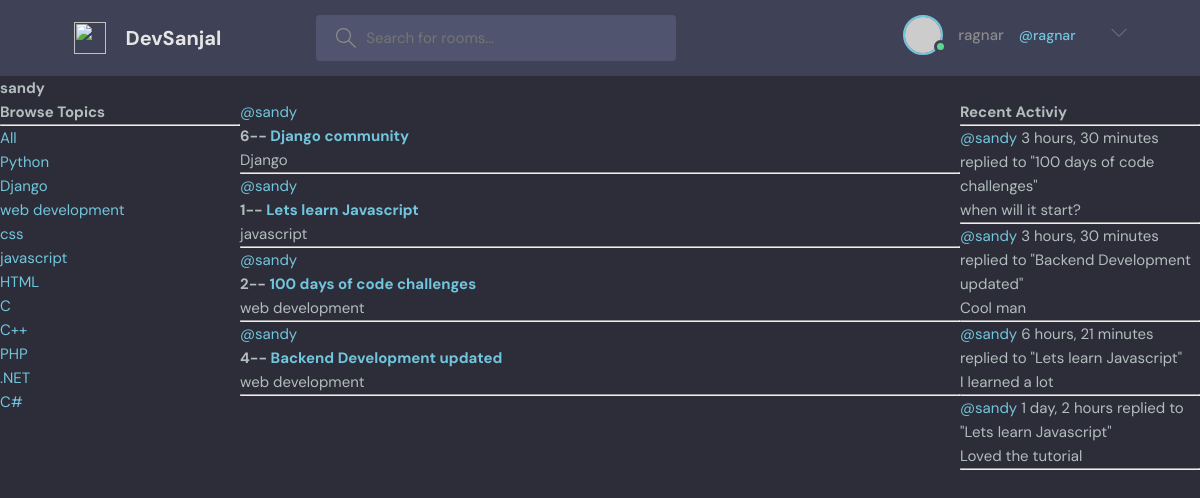
The app's page /profile/1 (signed in) with its own data.
### base/models.py (models this page shows, shortened)
class Topic(models.Model):
    name = models.CharField(max_length=256)

class Room(models.Model):
    host = models.ForeignKey(User, on_delete=models.SET_NULL, null=True)
    topic = models.ForeignKey(Topic, on_delete=models.SET_NULL, null=True)
    name = models.CharField(max_length=256)
    description = models.TextField(null=True, blank=True)
    participants = models.ManyToManyField(User, related_name='participants', blank=True)
    updated = models.DateTimeField(auto_now=True)
    created = models.DateTimeField(auto_now_add=True)
    class Meta:
        ordering = ['-updated', '-created']
    def __str__(self):
        return self.name

class Message(models.Model):
    user = models.ForeignKey(User,on_delete=models.CASCADE)
    room = models.ForeignKey(Room, on_delete=models.CASCADE)
    body = models.TextField()
    updated = models.DateTimeField(auto_now=True)
    created = models.DateTimeField(auto_now_add=True)
    class Meta:
        ordering = ['-updated', '-created']
    def __str__(self):
        return self.body[0:50]

### base/views.py (the view)
# urls.py: path('profile/<str:pk>', views.userProfile, name="user-profile"),
def userProfile(request,pk):
    user = User.objects.get(id=pk)
    rooms = user.room_set.all()
    room_messages = user.message_set.all()
    topics = Topic.objects.all()
    context = {'user':user,'rooms':rooms, 'room_messages':room_messages,'topics':topics}
    return render(request, 'base/profile.html', context)

### base/templates/base/profile.html (shortened to what this page needs)
{% extends 'main.html' %}
{% block content %}
    <h1>{{user.username}}</h1>
    <div class="profile-container">
        <div>
            {% include 'base/topics_component.html' %}
        </div>
        <div>
            {% include 'base/feed_component.html' %}
        </div>
        <div>
            {% include 'base/activity_component.html' %}
        </div>
    </div>
{%endblock content %}

### templates/nav.html (shortened to what this page needs)
<header class="header header--loggedIn">
    <div class="container">
      <a href="{% url 'home' %}" class="header__logo">
        <img src="static 'assets/logo.svg'" />
        <h1>DevSanjal</h1>
      </a>
      <form method="GET" class="header__search" action="{% url 'home' %}">
        <label>
          <input name="q" placeholder="Search for rooms..." />
        </label>
      </form>
      <nav class="header__menu">
        {% if request.user.is_authenticated %}
        <div class="header__user">
          <a href="profile.html">
            <div class="avatar avatar--medium active">
              <img src="https://randomuser.me/api/portraits/men/37.jpg" />
            </div>
            <p>{{request.user.username}}</p><span>@{{request.user.username}}</span></p>
          </a>
          <button class="dropdown-button">
            <svg version="1.1" xmlns="http://www.w3.org/2000/svg" width="32" height="32" viewBox="0 0 32 32">
              <title>chevron-down</title>
              <path d="M16 21l-13-13h-3l16 16 16-16h-3l-13 13z"></path>
            </svg>
          </button>
        </div>
        {% else %}
       <a href="{% url 'login' %}">
          <img src="./assets/avatar.svg" />
          <p>Login</p>
        </a>
        {% endif %}
      </nav>
    </div>
  </header>

### base/templates/base/topics_component.html
<div>
    <h3>Browse Topics</h3>
    <hr>
    <div>
        <a href="{% url 'home' %}">All</a>
    </div>
    {% for topic in topics %}
        <div>
            <a href="{% url 'home' %}?q={{topic.name}}">{{topic.name}}</a>
        </div>
    {% endfor %}
</div>

### base/templates/base/feed_component.html (shortened to what this page needs)
<div>
    {% for room in rooms %}
        <div>
            <a href="{% url 'user-profile' room.host.id %}">@{{room.host.username}}</a>
            <h5>{{room.id}}-- <a href="{% url 'room' room.id %}">{{room.name }}</a></h5>
            <small>{{room.topic.name}}</small>
            <hr>
        </div>
    {% endfor %}
</div>

### base/templates/base/activity_component.html (shortened to what this page needs)
<div>
    <h3>Recent Activiy</h3>
    <hr>
    {% for message in room_messages %}
        <div>
            <small><a href="{% url 'user-profile' message.user.id %}">@{{message.user}}</a> {{message.created|timesince}}</small>
            <small>replied to "{{message.room}}"</small>
            <p>{{message}}</p>
            <hr>
        </div>
    {% endfor %}
</div>

### static/css/style.css (style rules this page uses)
:root { --color-main: #71c6dd; --color-main-light: #e1f6fb; --color-dark: #3f4156; --color-dark-medium: #51546e; --color-dark-light: #696d97; --color-light: #e5e5e5; --color-gray: #8b8b8b; --color-light-gray: #b2bdbd; --color-bg: #2d2d39; --color-success: #5dd693; --color-error: #fc4b0b; }
* { font-family: "DM Sans", -apple-system, BlinkMacSystemFont, "Segoe UI", Roboto, Oxygen, Ubuntu, Cantarell, "Open Sans", "Helvetica Neue", sans-serif; margin: 0; padding: 0; box-sizing: border-box; text-rendering: optimizeLegibility; font-size: inherit; }
html { font-size: 56.25%; }
@media only screen and (min-width: 1200px) { html { font-size: 62.5%; } }
body { line-height: 1.6; font-weight: 400; font-size: 1.5rem; color: var(--color-light-gray); background-color: var(--color-bg); min-height: 100vh; }
img { width: 100%; }
a { display: inline-block; color: var(--color-main); text-decoration: none; }
.container { max-width: 120rem; width: 90%; margin: auto; }
.avatar { position: relative; display: inline-block; border-radius: 50%; border: 2px solid var(--color-main); }
.avatar img { display: block; border-radius: 50%; object-fit: cover; object-position: center; }
.avatar::after { content: ""; display: block; position: absolute; background-color: var(--color-gray); z-index: 111; border-radius: 50%; border: 0.3rem solid var(--color-dark); }
.avatar.active::after { background-color: var(--color-success); }
.avatar.avatar--medium img { width: 3.6rem; height: 3.6rem; border-radius: 50%; }
.avatar.avatar--medium:after { width: 0.7rem; height: 0.7rem; bottom: 0px; right: -6px; }
.header { padding: 1.5rem; background-color: var(--color-dark); }
.header > .container { display: flex; gap: 9.5rem; }
.header__logo, .header__user { display: flex; gap: 2rem; align-items: center; }
.header__logo > img { height: 3.2rem; width: 3.2rem; }
.header__logo > h1 { font-weight: 700; font-size: 2rem; color: var(--color-light); }
.header__search > label { background-color: var(--color-dark-medium); padding: 1.3rem 1rem; display: flex; align-items: center; gap: 1rem; border-radius: 4px; }
.header__search svg { fill: var(--color-gray); width: 2rem; height: 2rem; margin-left: 1rem; }
.header__search input { width: 30rem; background: transparent; border: none; outline: none; color: var(--color-light); }
.header__menu { margin-left: auto; position: relative; }
.header__menu a { display: flex; gap: 1.5rem; align-items: center; font-weight: 500; text-decoration: none; color: var(--color-gray); }
.header__menu img { height: 3.6rem; }
.header__menu p { line-height: 1.2; }
.header__menu span { color: var(--color-main); font-weight: 500; font-size: 1.4rem; display: block; }
.header__menu svg { width: 1.6rem; height: 1.6rem; fill: var(--color-dark-light); }
.dropdown-button { background: transparent; border: 0; outline: 0; cursor: pointer; }

### base/templates/base/profile.html (style rules this page uses)
.profile-container { display: grid; grid-template-columns: 1fr 3fr 1fr; }

### records on screen
Topic: name "Python"
Topic: name "Django"
Topic: name "web development"
Topic: name "css"
Topic: name "javascript"
Topic: name "HTML"
Topic: name "C"
Topic: name "C++"
Topic: name "PHP"
Topic: name ".NET"
Topic: name "C#"
Room: host.username "sandy", id "6", name "Django community", topic.name "Django"
Room: host.username "sandy", id "1", name "Lets learn Javascript", topic.name "javascript"
Room: host.username "sandy", id "2", name "100 days of code challenges", topic.name "web development"
Room: host.username "sandy", id "4", name "Backend Development updated", topic.name "web development"
Message: user "sandy", created "3 hours, 30 minutes", room "100 days of code challenges", body "when will it start?"
Message: user "sandy", created "3 hours, 30 minutes", room "Backend Development updated", body "Cool man"
Message: user "sandy", created "6 hours, 21 minutes", room "Lets learn Javascript", body "I learned a lot"
Message: user "sandy", created "1 day, 2 hours", room "Lets learn Javascript", body "Loved the tutorial"

### other values on screen
{{ request.user.username }} "ragnar"
{{ user.username }} "sandy"
